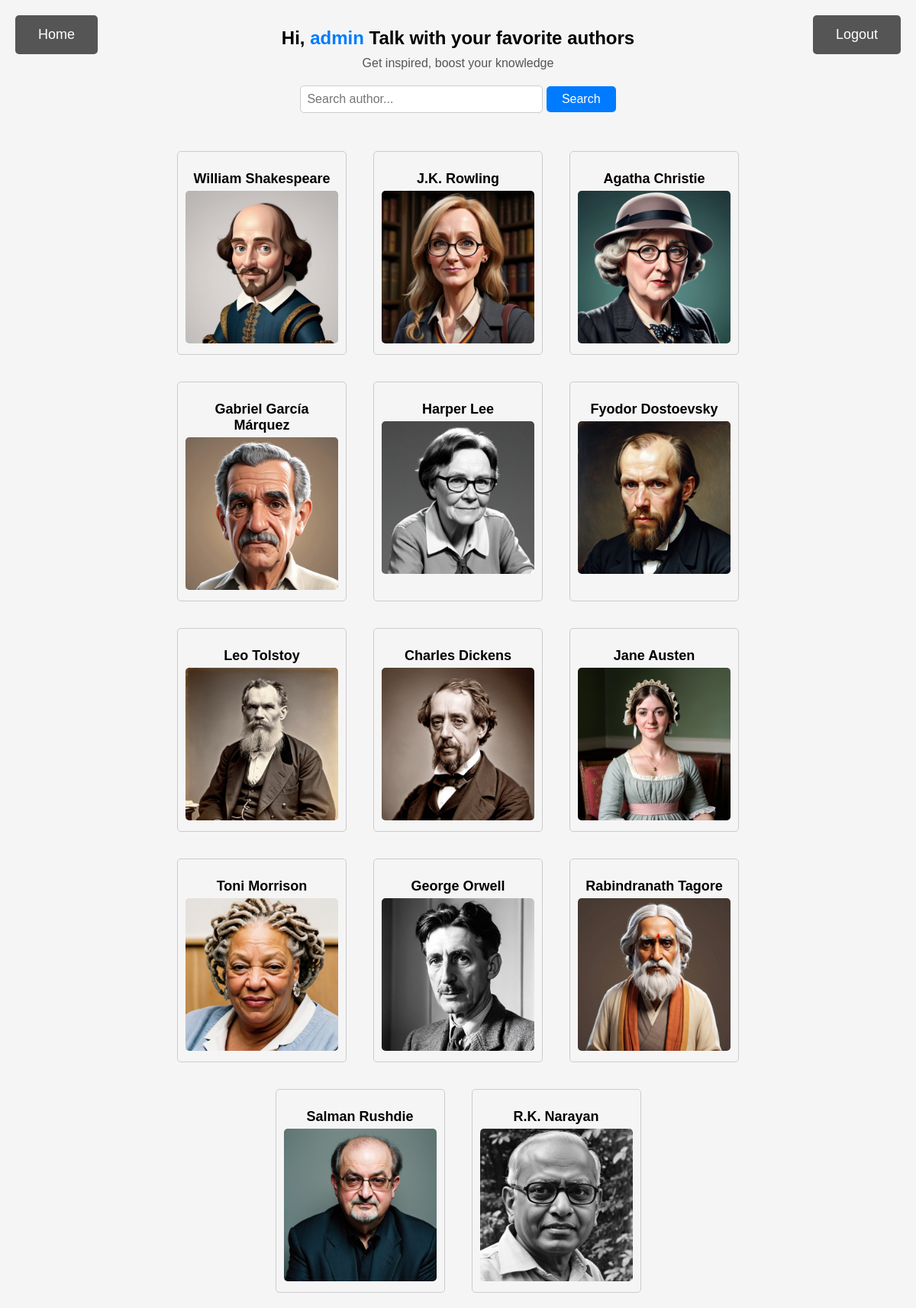
The app's page / (signed in) with its own data.
### groqapp/models.py (models this page shows, shortened)
class Author(models.Model):
    name = models.CharField(max_length=255)
    image = models.ImageField(upload_to='authors', blank=True, default='default.jpg')
    sex = models.CharField(max_length=1, choices=(('M', 'Male'), ('F', 'Female')))

### groqapp/views.py (the view)
# urls.py: path('', home, name='home'),
def home(request):
    authors = Author.objects.all()
    context = {
        "authors":authors,
    }
    return render(request,'index.html', context)

### groqapp/context_processors.py (called while the page is built)
def loading_context_processor(request):
    return {'loading_text': "Let's see what we can do today, what you have in mind ?"}

### templates/index.html (shortened to what this page needs)
<!DOCTYPE html>
{% load static %}
<html lang="en">
<head>
</head>
<body>
  <div class="container">
    {% if user.is_authenticated %}
    <h1 class="heading">Hi, <span style="color: #007bff;">{{request.user}}</span> Talk with your favorite authors</h1>
    <a href="{% url 'logout' %}" class="logout-button">Logout</a>
    {% else %}
    <h1 class="heading">Talk with your favorite authors</h1>
    <a href="{% url 'login' %}" class="logout-button">Login</a>
    {% endif %}
    <span class="sub-heading">Get inspired, boost your knowledge</span>
    <a href="{% url 'home' %}" class="go-back-button">Home</a>
    <div class="search-container">
        <form action="{% url 'search_author' %}" method="GET">
          <input type="text" name="q" class="search-input" placeholder="Search author...">
          <button type="submit" class="search-button">Search</button>
        </form>
    </div>
    <div class="author-container">
      {% if authors %}
          {% for author in authors %}
              <div class="author-box">
                  <h2>{{ author.name }}</h2>
                  <a href="{% if user.is_authenticated %}{% url 'chat_completion_author' author.name %}{% else %}{% url 'login' %}?next={{ request.path }}{% endif %}">
                      {% if author.image %}
                          <img src="{{ author.image.url }}" alt="{{ author.name }} Image">
                      {% else %}
                          <img src="{% static 'no_photo.jpg' %}" alt="Static Image">
                      {% endif %}
                  </a>
              </div>
          {% endfor %}
      {% endif %}
  </div>
</body>
</html>

### templates/index.html (style rules this page uses)
body { font-family: Arial, sans-serif; background-color: #f5f5f5; margin: 0; padding: 0; position: relative; }
.container { max-width: 800px; margin: 0 auto; padding: 20px; text-align: center; }
.author-container { display: flex; flex-wrap: wrap; justify-content: center; gap: 35px; margin-top: 50px; }
.author-box { width: 200px; padding: 10px; border: 1px solid #ccc; border-radius: 5px; }
.author-box h2 { font-size: 18px; margin-bottom: 5px; }
.author-box img { width: 100%; height: auto; border-radius: 5px; }
.heading { font-size: 24px; margin-bottom: 10px; }
.sub-heading { color: #555; }
.search-container { margin-top: 20px; }
.search-input { width: 300px; padding: 8px; font-size: 16px; border: 1px solid #ccc; border-radius: 5px; }
.search-button { padding: 8px 20px; font-size: 16px; background-color: #007bff; color: #fff; border: none; border-radius: 5px; cursor: pointer; }
.go-back-button { display: inline-block; padding: 15px 30px; font-size: 18px; background-color: #555; color: #fff; border: none; border-radius: 5px; cursor: pointer; text-decoration: none; transition: background-color 0.2s ease-in-out; position: absolute; top: 20px; left: 20px; }
.logout-button { display: inline-block; padding: 15px 30px; font-size: 18px; background-color: #555; color: #fff; border: none; border-radius: 5px; cursor: pointer; text-decoration: none; transition: background-color 0.2s ease-in-out; position: absolute; top: 20px; right: 20px; }

### records on screen
Author: name "William Shakespeare", image (picture)
Author: name "J.K. Rowling", image (picture)
Author: name "Agatha Christie", image (picture)
Author: name "Gabriel García Márquez", image (picture)
Author: name "Harper Lee", image (picture)
Author: name "Fyodor Dostoevsky", image (picture)
Author: name "Leo Tolstoy", image (picture)
Author: name "Charles Dickens", image (picture)
Author: name "Jane Austen", image (picture)
Author: name "Toni Morrison", image (picture)
Author: name "George Orwell", image (picture)
Author: name "Rabindranath Tagore", image (picture)
Author: name "Salman Rushdie", image (picture)
Author: name "R.K. Narayan", image (picture)

### other values on screen
{{ request.user }} "admin"
